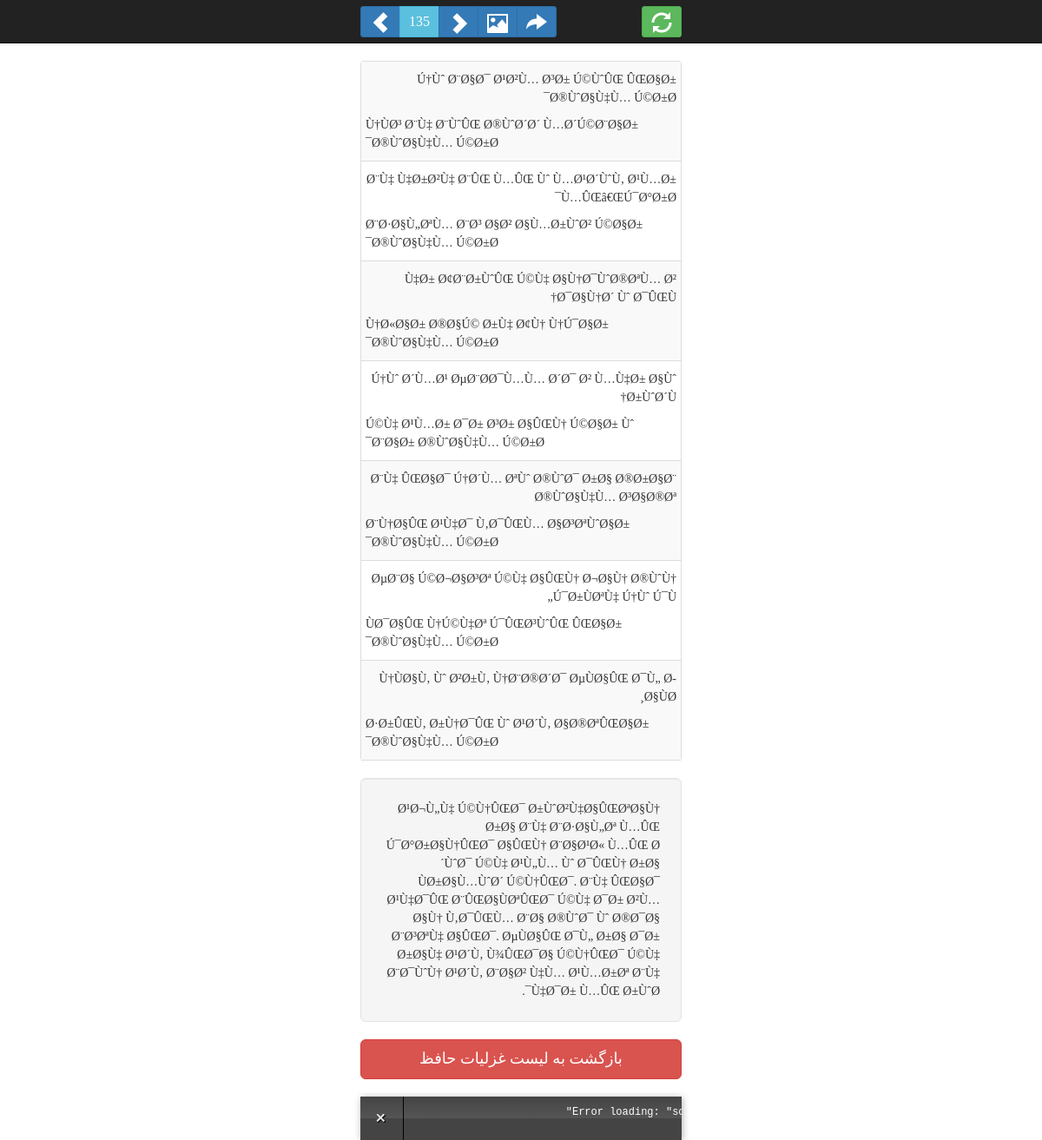
/index.php?sid=135, run on the app's committed database.
### tables this page shows
CREATE TABLE `verses` (
  `vid` int(11) NOT NULL AUTO_INCREMENT,
  `sid` int(11) NOT NULL,
  `number` int(11) NOT NULL,
  `hemistich_first` varchar(255) NOT NULL,
  `hemistich_second` varchar(255) NOT NULL,
  PRIMARY KEY (`vid`)
);

CREATE TABLE `sonnets` (
  `sid` int(11) NOT NULL,
  `phrase` text NOT NULL,
  PRIMARY KEY (`sid`)
);

### notorm/NotORM.php (called while the page is built, shortened)
<?php
include_once dirname(__FILE__) . "/NotORM/Structure.php";
include_once dirname(__FILE__) . "/NotORM/Result.php";
include_once dirname(__FILE__) . "/NotORM/MultiResult.php";
include_once dirname(__FILE__) . "/NotORM/Row.php";
class NotORM extends NotORM_Abstract {
	function __construct(PDO $connection, NotORM_Structure $structure = null, NotORM_Cache $cache = null) {
		$this->connection = $connection;
		if (!isset($structure)) {
			$structure = new NotORM_Structure_Convention;
		}
		$this->structure = $structure;
		$this->cache = $cache;
	}
	function __call($table, array $where) {
		$return = new NotORM_Result($this->structure->getReferencingTable($table, ''), $this);
		return $return;
	}
}

### notorm/NotORM/Structure.php (called while the page is built, shortened)
<?php
class NotORM_Structure_Convention implements NotORM_Structure {
	protected $primary, $foreign, $table, $prefix;
	function __construct($primary = 'id', $foreign = '%s_id', $table = '%s', $prefix = '') {
		$this->primary = $primary;
		$this->table = $table;
		$this->prefix = $prefix;
	}
	function getPrimary($table) {
		return sprintf($this->primary, $this->getColumnFromTable($table));
	}
	function getReferencingTable($name, $table) {
		return $this->prefix . $name;
	}
	protected function getColumnFromTable($name) {
		return $name;
	}
}

### notorm/NotORM/Result.php (called while the page is built, shortened)
<?php
class NotORM_Result extends NotORM_Abstract implements Iterator, ArrayAccess, Countable, JsonSerializable {
	protected $single;
	protected $select = array(), $conditions = array(), $where = array(), $parameters = array(), $order = array(), $limit = null, $offset = null, $group = "", $having = "", $lock = null;
	protected $union = array(), $unionOrder = array(), $unionLimit = null, $unionOffset = null;
	protected $data, $referencing = array(), $aggregation = array(), $accessed, $access, $keys = array();
	function __construct($table, NotORM $notORM, $single = false) {
		$this->table = $table;
		$this->notORM = $notORM;
		$this->single = $single;
		$this->primary = $notORM->structure->getPrimary($table);
	}
	function __destruct() {
		$this->rows = null;
	}
	protected function limitString($limit, $offset = null) {
		$return = "";
		return $return;
	}
	protected function removeExtraDots($expression) {
		return preg_replace('~(?:\\b[a-z_][a-z0-9_.:]*[.:])?([a-z_][a-z0-9_]*)[.:]([a-z_*])~i', '\\1.\\2', $expression);
	}
	protected function whereString() {
		$return = "";
		if ($this->order) {
			$return .= " ORDER BY " . implode(", ", $this->order);
		}
		$return = $this->removeExtraDots($return);
		$where = $this->where;
		if ($where) {
			$return = " WHERE " . implode($where) . $return;
		}
		$return .= $this->limitString($this->limit, $this->offset);
		return $return;
	}
	protected function topString($limit, $offset = null) {
		return "";
	}
	protected function createJoins($val) {
		$return = array();
		return $return;
	}
	function __toString() {
		$return = "SELECT" . $this->topString($this->limit, $this->offset) . " ";
		$join = $this->createJoins(implode(",", $this->conditions) . "," . implode(",", $this->select) . ",$this->group,$this->having," . implode(",", $this->order));
		if ($this->select) {
			$return .= $this->removeExtraDots(implode(", ", $this->select));
		} elseif ($this->accessed) {
			$return .= ($join ? "$this->table." : "") . implode(", " . ($join ? "$this->table." : ""), array_keys($this->accessed));
		} else {
			$return .= ($join ? "$this->table." : "") . "*";
		}
		$return .= " FROM $this->table" . implode($join) . $this->whereString();
		return $return;
	}
	protected function query($query, $parameters) {
		$return = $this->notORM->connection->prepare($query);
		if (!$return || !$return->execute(array_map(array($this, 'formatValue'), $parameters))) {
			$return = false;
		}
		return $return;
	}
	protected function formatValue($val) {
		return $val;
	}
	protected function quote($val) {
		$val = $this->formatValue($val);
		if (is_int($val) || $val instanceof NotORM_Literal) {
			return (string) $val;
		}
		return $this->notORM->connection->quote($val);
	}
	function where($condition, $parameters = array()) {
		$args = func_get_args();
		return $this->whereOperator("AND", $args);
	}
	protected function whereOperator($operator, array $args) {
		$condition = $args[0];
		$parameters = (count($args) > 1 ? $args[1] : array());
		$this->conditions[] = "$operator $condition";
		$condition = $this->removeExtraDots($condition);
		if (count($args) != 2 || strpbrk($condition, "?:")) {
			if (count($args) != 2 || !is_array($parameters)) {
				$parameters = array_slice($args, 1);
			}
			$this->parameters = array_merge($this->parameters, $parameters);
		} elseif ($parameters === null) {
			$condition .= " IS NULL";
		} elseif (!is_array($parameters)) {
			$condition .= " = " . $this->quote($parameters);
		} else {
			$condition = $this->whereIn($condition, $parameters);
		}
		$this->where[] = (preg_match('~^\)+$~', $condition)
			? $condition
			: ($this->where ? " $operator " : "") . "($condition)"
		);
		return $this;
	}
	function order($columns) {
		$this->rows = null;
		if ($columns != "") {
			$columns = (is_array($columns) ? $columns : func_get_args());
			foreach ($columns as $column) {
				if ($this->union) {
					$this->unionOrder[] = $column;
				} else {
					$this->order[] = $column;
				}
			}
		} elseif ($this->union) {
			$this->unionOrder = array();
		} else {
			$this->order = array();
		}
		return $this;
	}
	protected function execute() {
		if (!isset($this->rows)) {
			$result = false;
			$parameters = array();
			try {
				$result = $this->query($this->__toString(), $parameters);
			} catch (PDOException $exception) {
			}
			$this->rows = array();
			if ($result) {
				$result->setFetchMode(PDO::FETCH_ASSOC);
				foreach ($result as $key => $row) {
					$this->rows[$key] = new $this->notORM->rowClass($row, $this);
				}
			}
			$this->data = $this->rows;
		}
	}
	function offsetGet($key) {
		if ($this->single && !isset($this->data)) {
			$clone = clone $this;
			if (is_array($key)) {
				$clone->where($key)->limit(1);
			} else {
				$clone->where($this->primary, $key);
			}
			$return = $clone->fetch();
			if ($return) {
				return $return;
			}
		} else {
			$this->execute();
			if (is_array($key)) {
				foreach ($this->data as $row) {
					foreach ($key as $k => $v) {
						if ((isset($v) && $row[$k] !== null ? $row[$k] != $v : $row[$k] !== $v)) {
							continue 2;
						}
					}
					return $row;
				}
			} elseif (isset($this->data[$key])) {
				return $this->data[$key];
			}
		}
	}
}

### notorm/NotORM/Row.php (called while the page is built, shortened)
<?php
class NotORM_Row extends NotORM_Abstract implements IteratorAggregate, ArrayAccess, Countable, JsonSerializable {
	protected $row, $result, $primary;
	function __construct(array $row, NotORM_Result $result) {
		$this->row = $row;
		$this->result = $result;
	}
	function offsetGet($key) {
		return $this->row[$key];
	}
}

### index.php (the view, shortened to what this page needs)
<?php
include dirname(__FILE__) . "/notorm/NotORM.php";
$connection = new PDO("mysql:host={$config['host']};dbname={$config['name']};port={$config['port']}", $config['user'], $config['pass']);
$sid = isset($_GET['sid']) ? (int) $_GET['sid'] : 0;
$next = ($sid + 1) % 495;
$prev = ($prev = $sid - 1) ? $prev : 495;
$software = new NotORM($connection);
$sonnet = $software->sonnets("sid", $sid);
$verses = $software->verses("sid", $sid)->order("number");
?>
<html>
  <head>
      <?php print $verses[0]['hemistich_first'] ?>
    <meta name="description" content="<?php print $sonnet[0]['phrase']; ?>"/>
    <link href="dist/css/bootstrap.min.css" rel="stylesheet">
    <link href="assets/css/style.css" rel="stylesheet">
  </head>
  <body>
    <nav class="navbar navbar-default navbar-inverse navbar-fixed-top" role="navigation">
      <div class="container">
        <div class="btn-group pull-left">
          <a class="btn btn-sm btn-primary" href="index.php?sid=<?php print $next; ?>"><i class="glyphicon glyphicon-chevron-left"></i></a>
          <a class="btn btn-sm btn-info" href="index.php?sid=<?php print $sid; ?>"><?php print $sid; ?></a>
          <a class="btn btn-sm btn-primary" href="index.php?sid=<?php print $prev; ?>"><i class="glyphicon glyphicon-chevron-right"></i></a>
          <a target="_blank" class="btn btn-sm btn-primary" href="images/<?php print $sid; ?>.png"><i class="glyphicon glyphicon-picture"></i></a>
          <a target="_blank" class="btn btn-sm btn-primary" href="https://www.facebook.com/sharer/sharer.php?u=<?php print urlencode("http://hafez.apps.rastasoft.ir/index.php?sid=$sid"); ?>"><i class="glyphicon glyphicon-share-alt"></i></a>
        </div>
        <a class="btn btn-sm btn-success new-sonnet" href="index.php?time=<?php print time(); ?>"><i class="glyphicon glyphicon-refresh pull-right"></i></a>
      </div>
    </nav>
    <div class="container">
      <div class="sonnet">
        <?php foreach ($verses as $verse): ?>
          <div class="hemistich">
            <span class="first"><?php print $verse['hemistich_first']; ?></span>
            <span class="second"><?php print $verse['hemistich_second']; ?></span>
          </div>
        <?php endforeach; ?>
      </div>
      <div class="well well-lg">
        <?php print $sonnet[0]['phrase']; ?>
      </div>
      <a class="btn btn-lg btn-danger sonnets-list" style="width: 100%;" href="list.php">
        بازگشت به لیست غزلیات حافظ
      </a>
    </div>
    <footer class="footer">
      <div class="container">
      </div>
    </footer>
  </body>
</html>

### assets/css/style.css (style rules this page uses)
body { padding-top: 70px; font: 14px/150% Tahoma; direction: rtl; height: 100%; }
.container { width: auto; max-width: 400px; }
.navbar-default .container { padding-top: 7px; }
.navbar-default .glyphicon { font-size: 24px; }
.navbar-default .btn-info { font-size: 16px; }
.sonnet { border: 1px solid #ddd; border-bottom: none; border-radius: 4px; margin-bottom: 20px; }
.sonnet .hemistich { padding: 5px 0; display: block; border-bottom: 1px solid #ddd; }
.sonnet .hemistich span { padding: 5px; display: block; }
.sonnet .hemistich span.second { text-align: left; }
.sonnet .hemistich:nth-child(2n+1) { background-color: #f9f9f9; }
.well { margin-bottom: 20px; }
.sonnets-list { margin-bottom: 70px; }
.footer { width: 100%; position: fixed; left: 0; right: 0; bottom: 0; }

### data on the page
verses: hemistich_first "Ú†Ùˆ Ø¨Ø§Ø¯ Ø¹Ø²Ù… Ø³Ø± Ú©ÙˆÛŒ ÛŒØ§Ø± Ø®ÙˆØ§Ù‡Ù… Ú©Ø±Ø¯", hemistich_second "Ù†ÙØ³ Ø¨Ù‡ Ø¨ÙˆÛŒ Ø®ÙˆØ´Ø´ Ù…Ø´Ú©Ø¨Ø§Ø± Ø®ÙˆØ§Ù‡Ù… Ú©Ø±Ø¯"
verses: hemistich_first "Ø¨Ù‡ Ù‡Ø±Ø²Ù‡ Ø¨ÛŒ Ù…ÛŒ Ùˆ Ù…Ø¹Ø´ÙˆÙ‚ Ø¹Ù…Ø± Ù…ÛŒâ€ŒÚ¯Ø°Ø±Ø¯", hemistich_second "Ø¨Ø·Ø§Ù„ØªÙ… Ø¨Ø³ Ø§Ø² Ø§Ù…Ø±ÙˆØ² Ú©Ø§Ø± Ø®ÙˆØ§Ù‡Ù… Ú©Ø±Ø¯"
verses: hemistich_first "Ù‡Ø± Ø¢Ø¨Ø±ÙˆÛŒ Ú©Ù‡ Ø§Ù†Ø¯ÙˆØ®ØªÙ… Ø² Ø¯Ø§Ù†Ø´ Ùˆ Ø¯ÛŒÙ†", hemistich_second "Ù†Ø«Ø§Ø± Ø®Ø§Ú© Ø±Ù‡ Ø¢Ù† Ù†Ú¯Ø§Ø± Ø®ÙˆØ§Ù‡Ù… Ú©Ø±Ø¯"
verses: hemistich_first "Ú†Ùˆ Ø´Ù…Ø¹ ØµØ¨Ø­Ø¯Ù…Ù… Ø´Ø¯ Ø² Ù…Ù‡Ø± Ø§Ùˆ Ø±ÙˆØ´Ù†", hemistich_second "Ú©Ù‡ Ø¹Ù…Ø± Ø¯Ø± Ø³Ø± Ø§ÛŒÙ† Ú©Ø§Ø± Ùˆ Ø¨Ø§Ø± Ø®ÙˆØ§Ù‡Ù… Ú©Ø±Ø¯"
verses: hemistich_first "Ø¨Ù‡ ÛŒØ§Ø¯ Ú†Ø´Ù… ØªÙˆ Ø®ÙˆØ¯ Ø±Ø§ Ø®Ø±Ø§Ø¨ Ø®ÙˆØ§Ù‡Ù… Ø³Ø§Ø®Øª", hemistich_second "Ø¨Ù†Ø§ÛŒ Ø¹Ù‡Ø¯ Ù‚Ø¯ÛŒÙ… Ø§Ø³ØªÙˆØ§Ø± Ø®ÙˆØ§Ù‡Ù… Ú©Ø±Ø¯"
verses: hemistich_first "ØµØ¨Ø§ Ú©Ø¬Ø§Ø³Øª Ú©Ù‡ Ø§ÛŒÙ† Ø¬Ø§Ù† Ø®ÙˆÙ† Ú¯Ø±ÙØªÙ‡ Ú†Ùˆ Ú¯Ù„", hemistich_second "ÙØ¯Ø§ÛŒ Ù†Ú©Ù‡Øª Ú¯ÛŒØ³ÙˆÛŒ ÛŒØ§Ø± Ø®ÙˆØ§Ù‡Ù… Ú©Ø±Ø¯"
verses: hemistich_first "Ù†ÙØ§Ù‚ Ùˆ Ø²Ø±Ù‚ Ù†Ø¨Ø®Ø´Ø¯ ØµÙØ§ÛŒ Ø¯Ù„ Ø­Ø§ÙØ¸", hemistich_second "Ø·Ø±ÛŒÙ‚ Ø±Ù†Ø¯ÛŒ Ùˆ Ø¹Ø´Ù‚ Ø§Ø®ØªÛŒØ§Ø± Ø®ÙˆØ§Ù‡Ù… Ú©Ø±Ø¯"
sonnets: phrase "Ø¹Ø¬Ù„Ù‡ Ú©Ù†ÛŒØ¯ Ø±ÙˆØ²Ù‡Ø§ÛŒØªØ§Ù† Ø±Ø§ Ø¨Ù‡ Ø¨Ø·Ø§Ù„Øª Ù…ÛŒ Ú¯Ø°Ø±Ø§Ù†ÛŒØ¯ Ø§ÛŒÙ† Ø¨Ø§Ø¹Ø« Ù…ÛŒ Ø´ÙˆØ¯ Ú©Ù‡ Ø¹Ù„Ù… Ùˆ Ø¯ÛŒÙ† Ø±Ø§ ÙØ±Ø§Ù…ÙˆØ´ Ú©Ù†ÛŒØ¯. Ø¨Ù‡ ÛŒØ§Ø¯ Ø¹Ù‡Ø¯ÛŒ Ø¨ÛŒØ§ÙØªÛŒØ¯ Ú©Ù‡ Ø¯Ø± Ø²Ù…Ø§Ù† Ù‚Ø¯ÛŒÙ… Ø¨Ø§ Ø®ÙˆØ¯ Ùˆ Ø®Ø¯Ø§ Ø¨Ø³ØªÙ‡ Ø§ÛŒØ¯. ØµÙØ§ÛŒ Ø¯Ù„ Ø±Ø§ Ø¯Ø± Ø±Ø§Ù‡ Ø¹Ø´Ù‚ Ù¾ÛŒØ¯Ø§ Ú©Ù†ÛŒØ¯ Ú©Ù‡ Ø¨Ø¯ÙˆÙ† Ø¹Ø´Ù‚ Ø¨Ø§Ø² Ù‡Ù… Ø¹Ù…Ø±Øª Ø¨Ù‡ Ù‡Ø¯Ø± Ù…ÛŒ Ø±ÙˆØ¯."

### other printed values
$sid "135"
